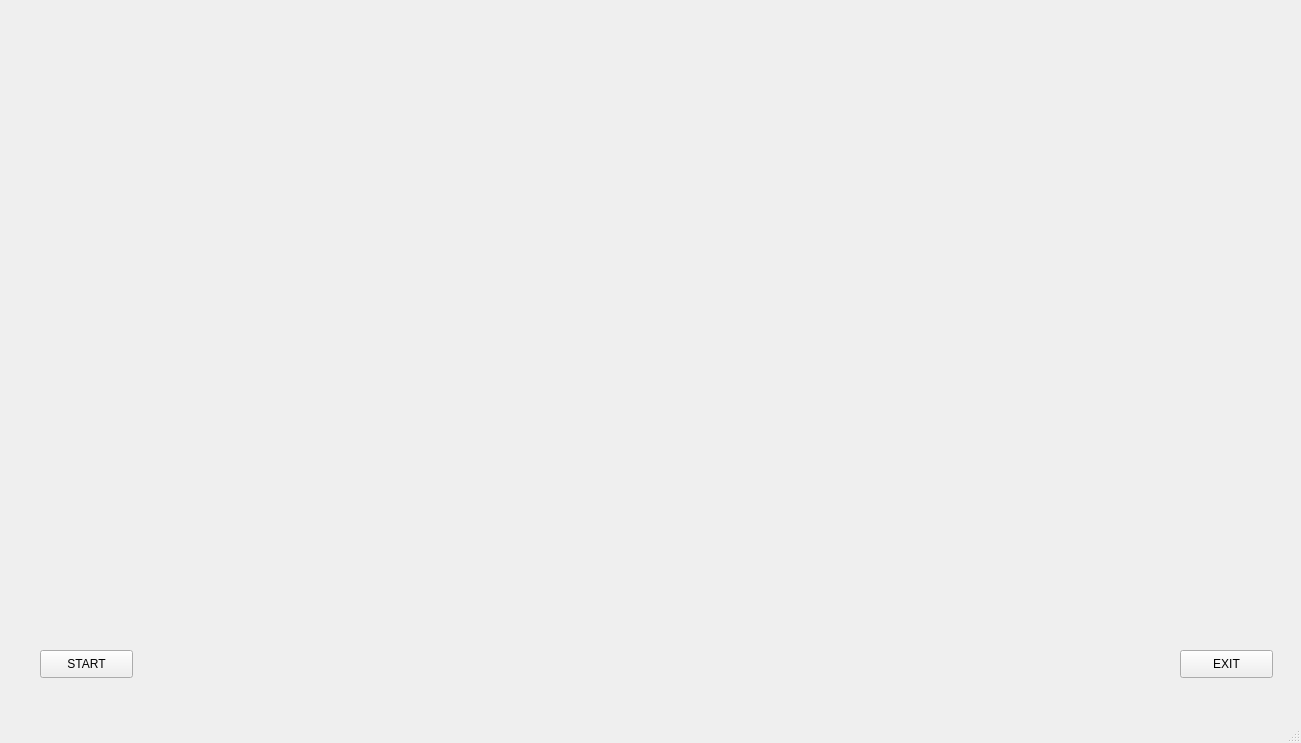
<?xml version="1.0" encoding="UTF-8"?>
<ui version="4.0">
 <class>MainWindow</class>
 <widget class="QMainWindow" name="MainWindow">
  <property name="geometry">
   <rect>
    <x>0</x>
    <y>0</y>
    <width>1301</width>
    <height>743</height>
   </rect>
  </property>
  <property name="windowTitle">
   <string>MainWindow</string>
  </property>
  <widget class="QWidget" name="centralwidget">
   <widget class="QLabel" name="BG_1">
    <property name="geometry">
     <rect>
      <x>0</x>
      <y>0</y>
      <width>1301</width>
      <height>721</height>
     </rect>
    </property>
    <property name="text">
     <string/>
    </property>
    <property name="pixmap">
     <pixmap>64051853_f4014e.jpg</pixmap>
    </property>
    <property name="scaledContents">
     <bool>true</bool>
    </property>
   </widget>
   <widget class="QLabel" name="Gif_1">
    <property name="geometry">
     <rect>
      <x>420</x>
      <y>190</y>
      <width>511</width>
      <height>341</height>
     </rect>
    </property>
    <property name="text">
     <string/>
    </property>
    <property name="pixmap">
     <pixmap>Siri_1.gif</pixmap>
    </property>
    <property name="scaledContents">
     <bool>true</bool>
    </property>
   </widget>
   <widget class="QLabel" name="Gif_2">
    <property name="geometry">
     <rect>
      <x>530</x>
      <y>430</y>
      <width>291</width>
      <height>151</height>
     </rect>
    </property>
    <property name="text">
     <string/>
    </property>
    <property name="pixmap">
     <pixmap>initial.gif</pixmap>
    </property>
    <property name="scaledContents">
     <bool>true</bool>
    </property>
   </widget>
   <widget class="QPushButton" name="pushButton_start">
    <property name="geometry">
     <rect>
      <x>40</x>
      <y>650</y>
      <width>93</width>
      <height>28</height>
     </rect>
    </property>
    <property name="text">
     <string>START</string>
    </property>
   </widget>
   <widget class="QPushButton" name="pushButton_Exist">
    <property name="geometry">
     <rect>
      <x>1180</x>
      <y>650</y>
      <width>93</width>
      <height>28</height>
     </rect>
    </property>
    <property name="text">
     <string>EXIT</string>
    </property>
   </widget>
  </widget>
  <widget class="QStatusBar" name="statusbar"/>
 </widget>
 <resources/>
 <connections/>
</ui>
